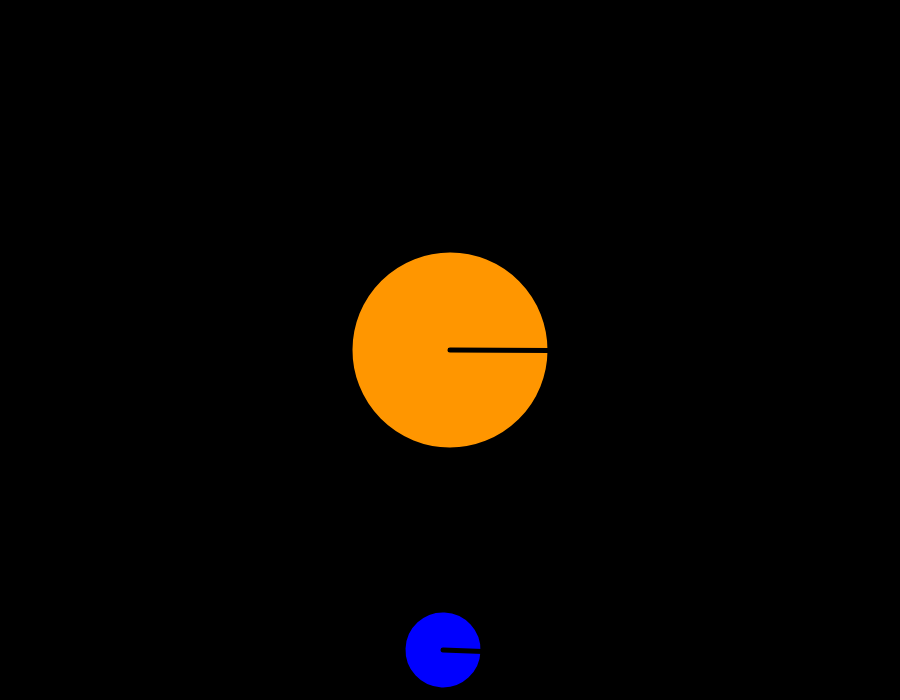
Frame 1 (no input)
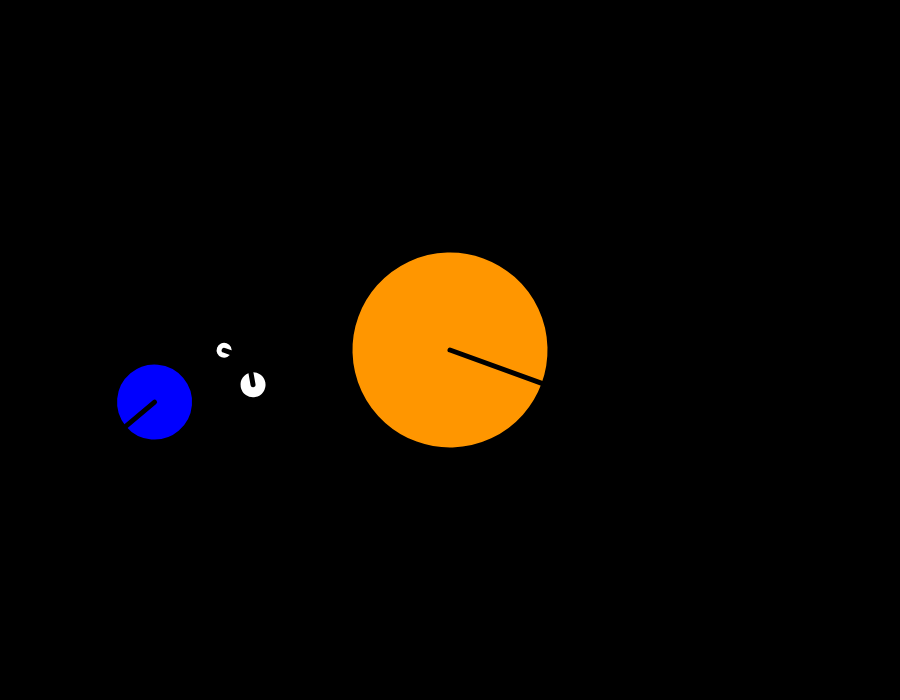
Frame 60 (no input)
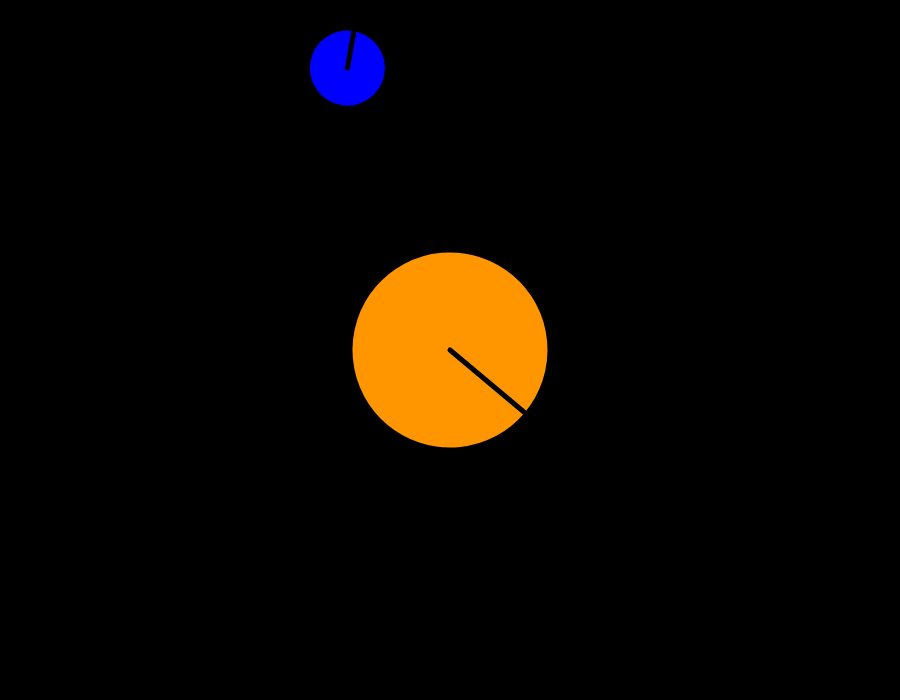
Frame 120 (the mouse pressed at the canvas centre since frame 60)

The p5.js sketch that drew these frames (run headless with seeded random() and noise() and a simulated clock; from frame 60 on, the mouse is pressed at the canvas centre):

// p5.js sketch
// ── sketch.js
var speed;

function setup() {
    createCanvas(900, 700);
}

function draw() {
    background(0);
    speed = frameCount;

    push();
    translate(width / 2, height / 2);
    //start of my code    
    //rotate hand axis
    rotate(radians(speed / 3));
    //end of my code
    celestialObj(color(255, 150, 0), 200); // SUN
    //start of my code
    //rotate child movement axis
    rotate(radians(speed));
    push();
    translate(0, 300);
    //rotate hand axis
    rotate(radians(speed));
    celestialObj(color(0, 0, 255), 80); // EARTH
    //rotate child movement axis
    var moonAngle = -4;
    rotate(radians(speed * moonAngle));
    push();
    translate(0, 100);
    celestialObj(color(255), 30);
    rotate(radians(speed * 4));
    push();
    translate(0, 45);
    rotate(radians(speed * 4));
    celestialObj(color(255), 20);
    pop();
    pop();
    pop();
    //end of my code
    pop();
}

function celestialObj(c, size) {
    strokeWeight(5);
    fill(c);
    stroke(0);
    ellipse(0, 0, size, size);
    line(0, 0, size / 2, 0);
}

// ── template.js
//template sketch.js not including my code
var speed;

function setup() {
    createCanvas(900, 700);
}

function draw() {
    background(0);
    speed = frameCount;

    push();
    translate(width/2, height/2);

    celestialObj(color(255,150,0), 200); // SUN


    pop();
}

function celestialObj(c, size){
    strokeWeight(5);
    fill(c);
    stroke(0);
    ellipse(0, 0, size, size);
    line(0, 0, size/2, 0);
}
